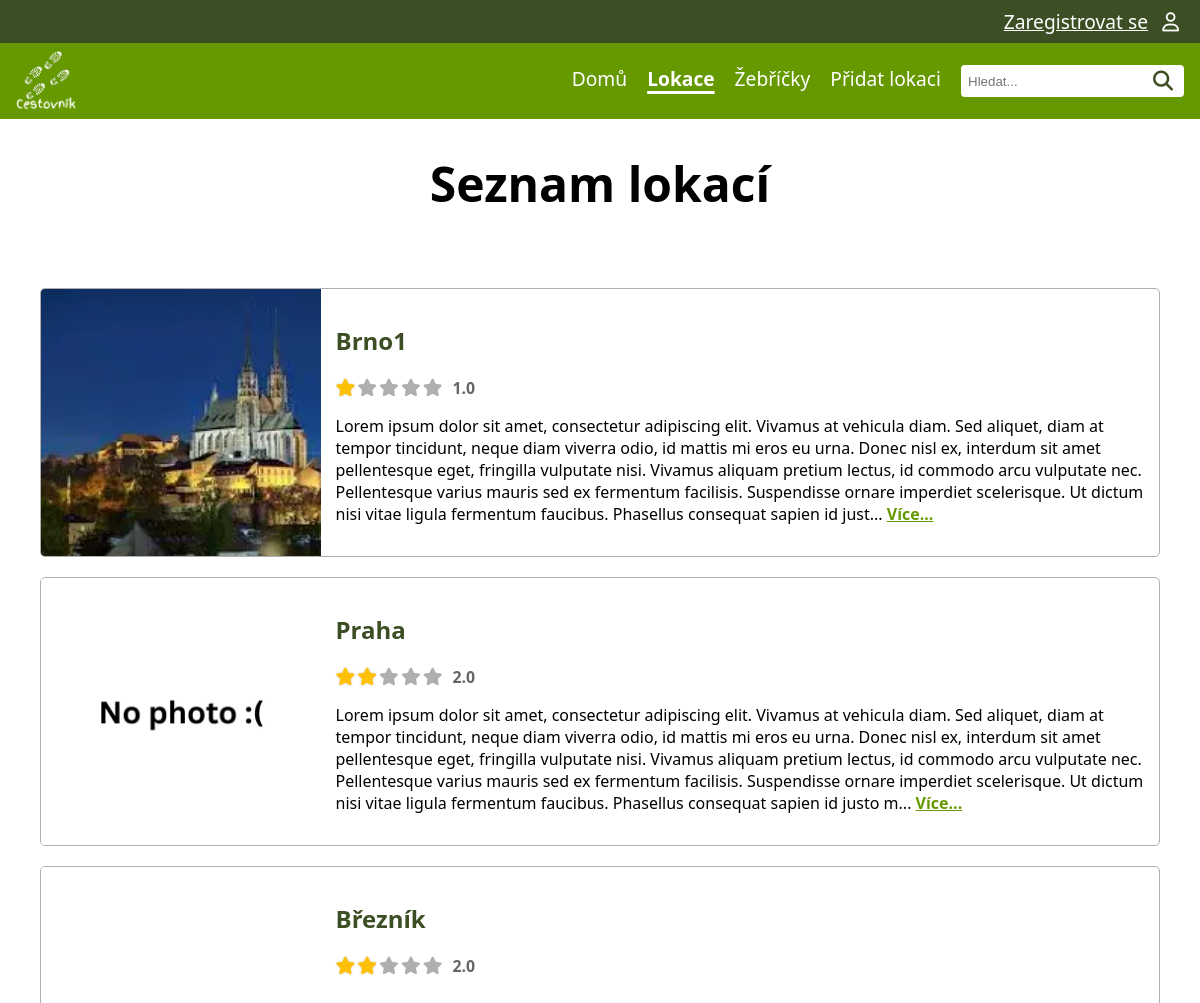
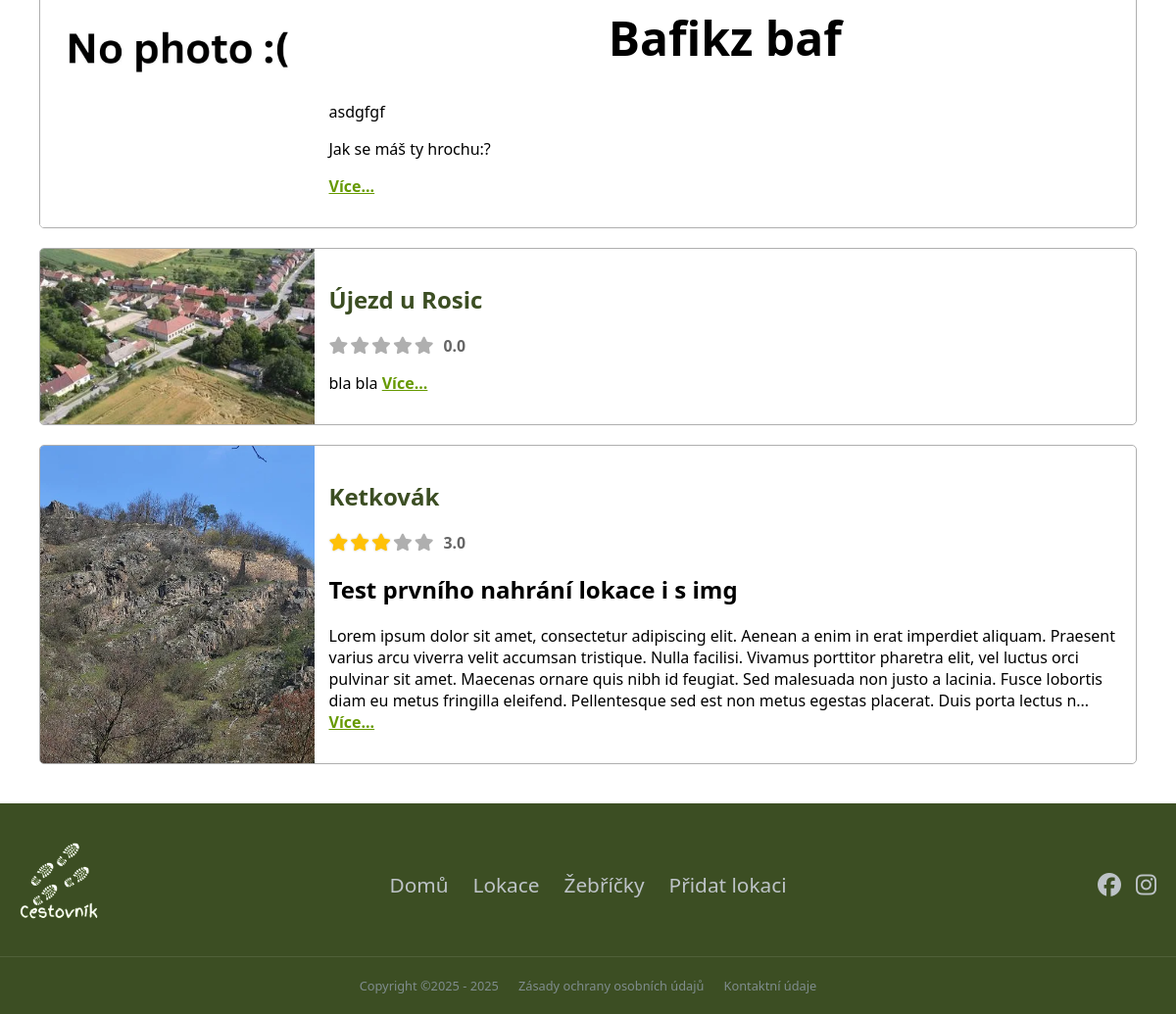
/locations, run on the app's committed database (2 pictures, top to bottom).
### tables this page shows
CREATE TABLE "photo"
(
    id          INTEGER
        primary key autoincrement,
    name        VARCHAR not null,
    alt_text    VARCHAR,
    url         VARCHAR not null,
    id_location INTEGER not null
        references location
            on delete cascade
);

CREATE TABLE "location"
(
    id                  INTEGER
        primary key autoincrement,
    name                VARCHAR                   not null,
    description         VARCHAR,
    date_location_added TEXT default current_date not null,
    id_user             INTEGER                   not null
        constraint location_user_id_fk
            references user
            on delete cascade,
    id_status           INTEGER                   not null
        constraint location_location_status_id_fk
            references location_status
);

### pages/locations.py (the view)
@router.get("/locations", name="list_locations_with_photos_rating", response_class=HTMLResponse)
async def list_locations_with_photos_rating(request: Request, svc: LocationService = Depends(locations_service)):
    locations = svc.list_locations_with_photos_rating()
    tpl = request.app.state.templates
    return tpl.TemplateResponse(
        "locations.html",
        {
            "request": request,
            "title": "Seznam lokací",
            "locations": locations,  # Seznam lokací - údaje o lokaci + fotky + Rating
        },
    )

### templates/locations.html (shortened to what this page needs)
{% extends "base.html" %}
{% block head %}
    <link rel="stylesheet" href="{{ url_for('static', path='css/rating.css') }}">
    <link rel="stylesheet" href="{{ url_for('static', path='css/locations-layout.css') }}">
{% endblock %}
{% block content %}
    <h1>{{ title }}</h1>
    <div class="container">
        {% for loc in locations %}
            <div class="location-card">
                <div class="card-img">
                    {% if loc['photos'] %}
                        <a href="{{ url_for('location_detail',  location_id=loc['id']) }}">
                            <img alt="{{ loc['photos'][0]['alt_text'] }}" src="/{{ loc['photos'][0]['url'] }}">
                        </a>
                    {% else %}
                        <img alt="No photo" src="{{ url_for('static', path='img/web/noImage.webp') }}">
                    {% endif %}
                </div>
                <div class="card-content">
                    <a href="{{ url_for('location_detail',  location_id=loc['id']) }}" class="location-title">
                        <h2>{{ loc['name'] }}</h2>
                    </a>
                    <div class="rating-stars" title="Průměrné hodnocení: {{ (loc['avg_rating'] or 0) | round(1) }}">
                        {% set active_stars = loc['avg_rating'] | int %}
                        {% set inactive_stars = 5 - active_stars %}
                        {% for i in range(active_stars) %}
                            <i class="fa-solid fa-star star-active"></i>
                        {% endfor %}
                        {% for i in range(inactive_stars) %}
                            <i class="fa-solid fa-star star-inactive"></i>
                        {% endfor %}
                        <span class="rating-value">
                        {% if loc['avg_rating'] %}
                            {{ loc['avg_rating'] | round(1) }}
                        {% else %}
                            0.0
                        {% endif %}
                        </span>
                    </div>
                    <div class="location-desc-pc">
                        <p>
                            {{ loc['description'] | truncate(500, True, '...') | safe }}
                            <a href="{{ url_for('location_detail',  location_id=loc['id']) }}" class="more">Více...</a>
                        </p>
                    </div>
                </div>
            </div>
        {% endfor %}
    </div>
{% endblock %}

### static/css/style.css (style rules this page uses)
:root { font-family: system-ui, -apple-system, Segoe UI, Roboto, sans-serif; --background-color: white; --text-color: black; --light-green-color: #669900; --dark-green-color: #3c4e23; --white-text-color: white; --neutral-gray-color: #afafaf; --shadow-gray-color: #c8c8c8; --star-gold-color: #ffc107; font-size: 16px; }
html, body { margin:0; padding: 0; background: var(--background-color); }
body { display: flex; flex-direction: column; min-height: 100vh; }
h1 { font-size: 3em; text-align: center; }

### static/css/rating.css (style rules this page uses)
.rating-stars { display: inline-flex; align-items: center; gap: 2px; font-size: 1.1em; }
.star-active { color: var(--star-gold-color); filter: drop-shadow(0 0 1px rgba(0,0,0,0.2)); }
.star-inactive { color: var(--neutral-gray-color); }
.rating-value { margin-left: 8px; font-weight: bold; color: #666; font-size: 0.9em; }

### static/css/locations-layout.css (style rules this page uses)
.container { display: grid; grid-template-columns: 1fr; gap: 20px; padding: 40px; }
.location-card { display: grid; grid-template-columns: 1fr 3fr; background-color: white; border: 1px solid var(--neutral-gray-color); border-radius: 5px; overflow: hidden; }
.card-img { height: 100%; overflow: hidden; }
.card-img img { width: 100%; height: 100%; object-fit: cover; display: block; }
.card-content { padding: 15px; display: flex; flex-direction: column; }
a.location-title { color: var(--dark-green-color); text-decoration: none; }
.more { color: var(--light-green-color); font-weight: bold; }

### data on the page
photo: url (picture), name "Brno1", avg_rating "1.0", description "Lorem ipsum dolor sit amet, consectetur adipiscing elit. Vivamus at vehicula diam. Sed aliquet, diam at tempor tincidunt, neque diam viverra odio, id mattis mi eros eu urna. Donec nisl ex, interdum sit amet pellentesque eget, fringilla vulputate nisi. Vivamus aliquam pretium lectus, id commodo arcu vulputate nec. Pellentesque varius mauris sed ex fermentum facilisis. Suspendisse ornare imperdiet scelerisque. Ut dictum nisi vitae ligula fermentum faucibus. Phasellus consequat sapien id just..."
location: name "Praha", avg_rating "2.0", description "Lorem ipsum dolor sit amet, consectetur adipiscing elit. Vivamus at vehicula diam. Sed aliquet, diam at tempor tincidunt, neque diam viverra odio, id mattis mi eros eu urna. Donec nisl ex, interdum sit amet pellentesque eget, fringilla vulputate nisi. Vivamus aliquam pretium lectus, id commodo arcu vulputate nec. Pellentesque varius mauris sed ex fermentum facilisis. Suspendisse ornare imperdiet scelerisque. Ut dictum nisi vitae ligula fermentum faucibus. Phasellus consequat sapien id justo m..."
location: name "Březník", avg_rating "2.0", description "Bafikz baf asdgfgf Jak se máš ty hrochu:?"
photo: url (picture), name "Újezd u Rosic", shows "0.0", description "bla bla"
photo: url (picture), name "Ketkovák", avg_rating "3.0", description "Test prvního nahrání lokace i s img Lorem ipsum dolor sit amet, consectetur adipiscing elit. Aenean a enim in erat imperdiet aliquam. Praesent varius arcu viverra velit accumsan tristique. Nulla facilisi. Vivamus porttitor pharetra elit, vel luctus orci pulvinar sit amet. Maecenas ornare quis nibh id feugiat. Sed malesuada non justo a lacinia. Fusce lobortis diam eu metus fringilla eleifend. Pellentesque sed est non metus egestas placerat. Duis porta lectus n..."

### other printed values
{{ title }} "Seznam lokací"
